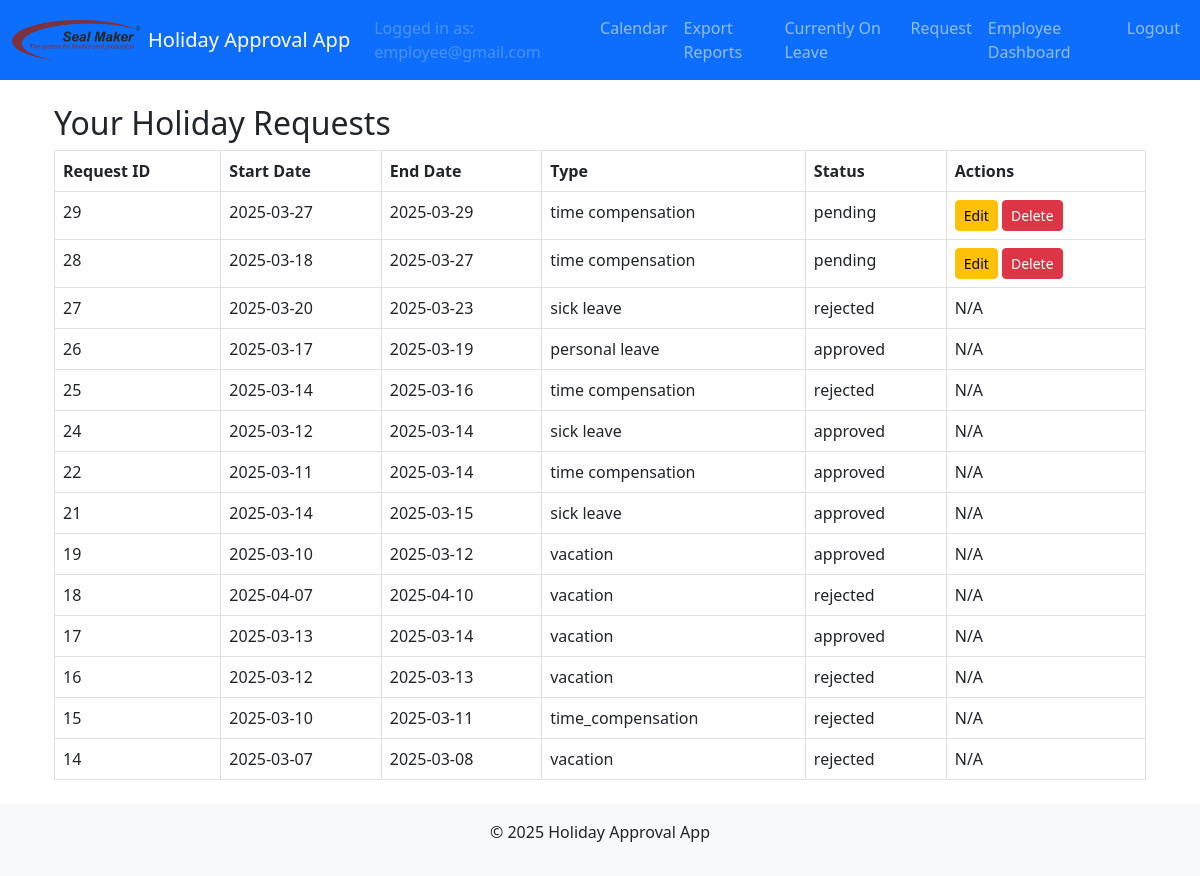
The app's page /holiday_requests (signed in), older data.
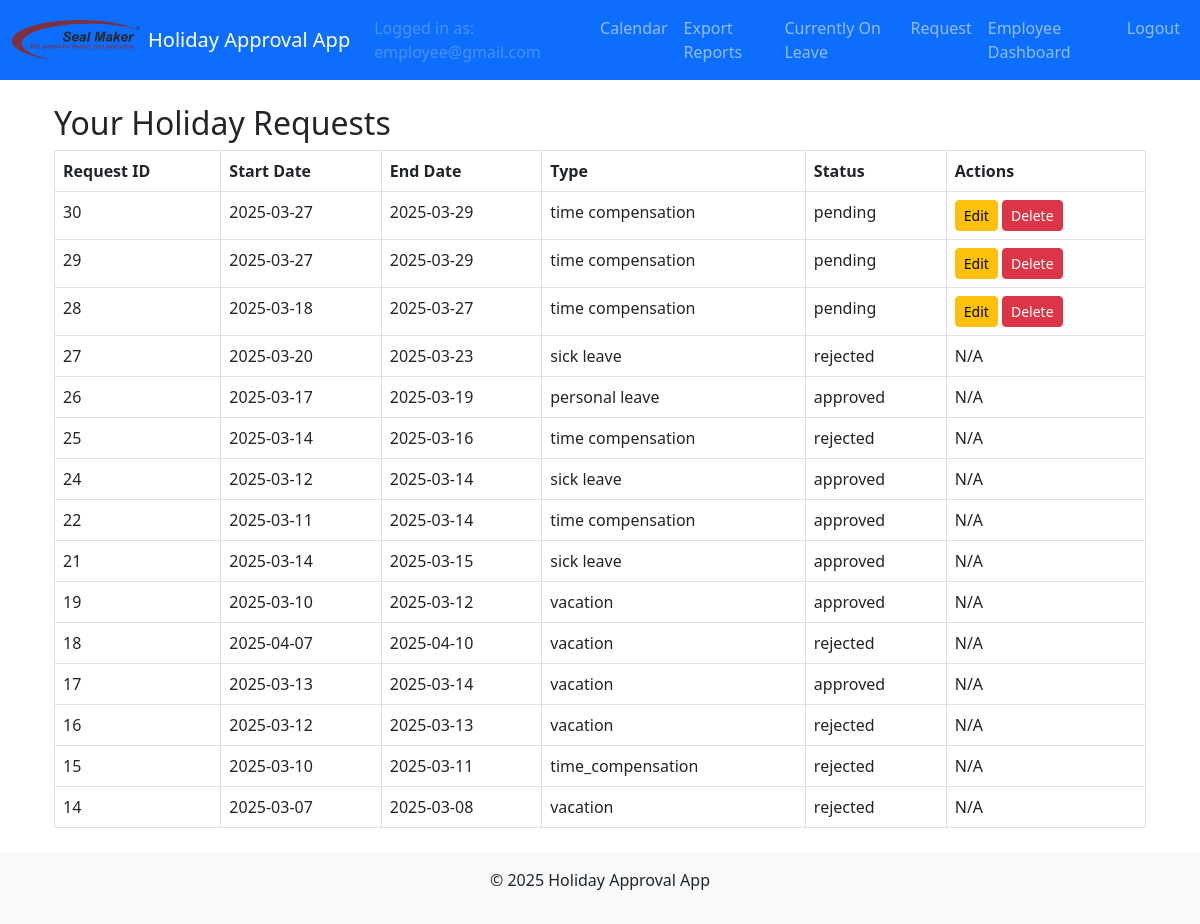
The same page, newer data.
### models.py (models this page shows, shortened)
class User(UserMixin, db.Model):
    id = db.Column(db.Integer, primary_key=True)
    email = db.Column(db.String(120), unique=True, nullable=False)
    name = db.Column(db.String(120), nullable=True)           # Full name field
    cost_center = db.Column(db.String(50), nullable=True)       # Cost center field
    password_hash = db.Column(db.String(128), nullable=False)
    role = db.Column(db.String(20), nullable=False)             # Roles: employee, supervisor, manager, admin, hr, sub-admin
    time_off_balance = db.Column(db.Float, nullable=False, default=20.0, server_default="20.0")
    active = db.Column(db.Boolean, nullable=False, default=True, server_default="1")
    department = db.Column(db.String(100), nullable=True)       # Department field
    force_password_reset = db.Column(db.Boolean, nullable=False, default=False, server_default="0")

class HolidayRequest(db.Model):
    id = db.Column(db.Integer, primary_key=True)
    user_id = db.Column(db.Integer, db.ForeignKey('user.id'), nullable=False)
    start_date = db.Column(db.Date, nullable=False)
    end_date = db.Column(db.Date, nullable=False)
    request_type = db.Column(db.String(50), nullable=False)  # e.g., 'vacation', 'time compensation'
    status = db.Column(db.String(20), nullable=False, default='pending')
    comment = db.Column(db.String(200))
    user = db.relationship('User', backref=db.backref('holiday_requests', lazy=True))
    approvals = db.relationship('Approval', backref='holiday_request', lazy=True)

### main/routes.py (the view)
@main_bp.route('/holiday_requests')
@login_required
def holiday_requests():
    if current_user.role == 'employee':
        requests_list = (
            HolidayRequest.query
            .filter_by(user_id=current_user.id)
            .order_by(HolidayRequest.id.desc())
            .all()
        )
    else:
        requests_list = (
            HolidayRequest.query
            .order_by(HolidayRequest.id.desc())
            .all()
        )
    return render_template('holiday_requests.html', requests=requests_list)

### app.py (called while the page is built)
def create_app():
    app = Flask(__name__)
    app.config.from_object(Config)
    db.init_app(app)
    migrate.init_app(app, db)
    login_manager.init_app(app)
    bcrypt.init_app(app)
    mail.init_app(app)
    login_manager.login_view = 'auth.login'
    @login_manager.user_loader
    def load_user(user_id):
        return User.query.get(int(user_id))
    from auth.routes import auth_bp
    from main.routes import main_bp
    from admin.routes import admin_bp
    from hr.routes import hr_bp
    app.register_blueprint(auth_bp)
    app.register_blueprint(main_bp)
    app.register_blueprint(admin_bp)
    app.register_blueprint(hr_bp)
    return app

### templates/holiday_requests.html
{% extends "layout.html" %}
{% block content %}
<div class="container">
  <h2>Your Holiday Requests</h2>
  {% if requests %}
    <table class="table table-bordered">
      <thead>
        <tr>
          <th>Request ID</th>
          <th>Start Date</th>
          <th>End Date</th>
          <th>Type</th>
          <th>Status</th>
          <th>Actions</th>
        </tr>
      </thead>
      <tbody>
        {% for req in requests %}
        <tr>
          <td>{{ req.id }}</td>
          <td>{{ req.start_date.strftime('%Y-%m-%d') }}</td>
          <td>{{ req.end_date.strftime('%Y-%m-%d') }}</td>
          <td>{{ req.request_type }}</td>
          <td>{{ req.status }}</td>
          <td>
            {% if req.status == 'pending' and current_user.id == req.user_id %}
              <a href="{{ url_for('main.edit_holiday_request', request_id=req.id) }}" class="btn btn-sm btn-warning">Edit</a>
              <form action="{{ url_for('main.delete_holiday_request', request_id=req.id) }}" method="POST" style="display:inline;">
                <button type="submit" class="btn btn-sm btn-danger" onclick="return confirm('Are you sure you want to delete this request?');">Delete</button>
              </form>
            {% else %}
              N/A
            {% endif %}
          </td>
        </tr>
        {% endfor %}
      </tbody>
    </table>
  {% else %}
    <p>No holiday requests found.</p>
  {% endif %}
</div>
{% endblock %}

### templates/layout.html (shortened to what this page needs)
<!doctype html>
<html lang="en">
  <head>
    <link
      href="https://cdn.jsdelivr.net/npm/bootstrap@5.3.0/dist/css/bootstrap.min.css"
      rel="stylesheet"
    >
    <link rel="stylesheet" href="{{ url_for('static', filename='css/styles.css') }}">
  </head>
  <body>
    <nav class="navbar navbar-expand-lg navbar-dark bg-primary">
      <div class="container-fluid">
        <a class="navbar-brand d-flex align-items-center" href="{{ url_for('main.calendar') }}">
          <img
            src="{{ url_for('static', filename='img/logo.png') }}"
            alt="Company Logo"
            height="40"
            class="me-2"
          >
          <span>Holiday Approval App</span>
        </a>
        <div class="collapse navbar-collapse" id="navbarSupportedContent">
          <ul class="navbar-nav ms-auto">
            {% if current_user.is_authenticated %}
              <li class="nav-item">
                <span class="nav-link disabled">
                  Logged in as: {{ current_user.email }}
                </span>
              </li>
              <li class="nav-item">
                <a class="nav-link" href="{{ url_for('main.calendar') }}">Calendar</a>
              </li>
              <li class="nav-item">
                <a class="nav-link" href="{{ url_for('main.export_reports') }}">Export Reports</a>
              </li>
              <li class="nav-item">
                <a class="nav-link" href="{{ url_for('main.currently_on_leave') }}">Currently On Leave</a>
              </li>
              {% if current_user.role == 'employee' %}
                <li class="nav-item">
                  <a class="nav-link" href="{{ url_for('main.new_holiday_request') }}">Request</a>
                </li>
                <li class="nav-item">
                  <a class="nav-link" href="{{ url_for('main.employee_dashboard') }}">Employee Dashboard</a>
                </li>
              {% elif current_user.role == 'supervisor' %}
                <li class="nav-item">
                  <a class="nav-link" href="{{ url_for('main.supervisor_dashboard') }}">Supervisor Dashboard</a>
                </li>
              {% elif current_user.role == 'manager' %}
                <li class="nav-item">
                  <a class="nav-link" href="{{ url_for('main.manager_dashboard') }}">Manager Dashboard</a>
                </li>
              {% elif current_user.role == 'admin' %}
                <li class="nav-item">
                  <a class="nav-link" href="{{ url_for('admin.dashboard') }}">Admin Dashboard</a>
                </li>
              {% elif current_user.role == 'hr' %}
                <li class="nav-item">
                  <a class="nav-link" href="{{ url_for('hr.dashboard') }}">HR Dashboard</a>
                </li>
              {% elif current_user.role == 'management' %}
                <li class="nav-item">
                  <a class="nav-link" href="{{ url_for('main.management_dashboard') }}">Management Dashboard</a>
                </li>
              {% endif %}
              <li class="nav-item">
                <a class="nav-link" href="{{ url_for('auth.logout') }}">Logout</a>
              </li>
            {% else %}
              <li class="nav-item">
                <a class="nav-link" href="{{ url_for('auth.login') }}">Login</a>
              </li>
            {% endif %}
          </ul>
        </div>
      </div>
    </nav>
    <div class="container my-4">
      {% block content %}{% endblock %}
    </div>
    <footer class="bg-light text-center p-3">
      <div class="container">
        <p>&copy; 2025 Holiday Approval App</p>
      </div>
    </footer>
  </body>
</html>

### static/css/styles.css (style rules this page uses)
:root { --bs-primary: #800020; }

Row changes from the older to the newer data that the page shows:
added HolidayRequest: id "30", start_date "2025-03-27", end_date "2025-03-29", request_type "time compensation", status "pending"
